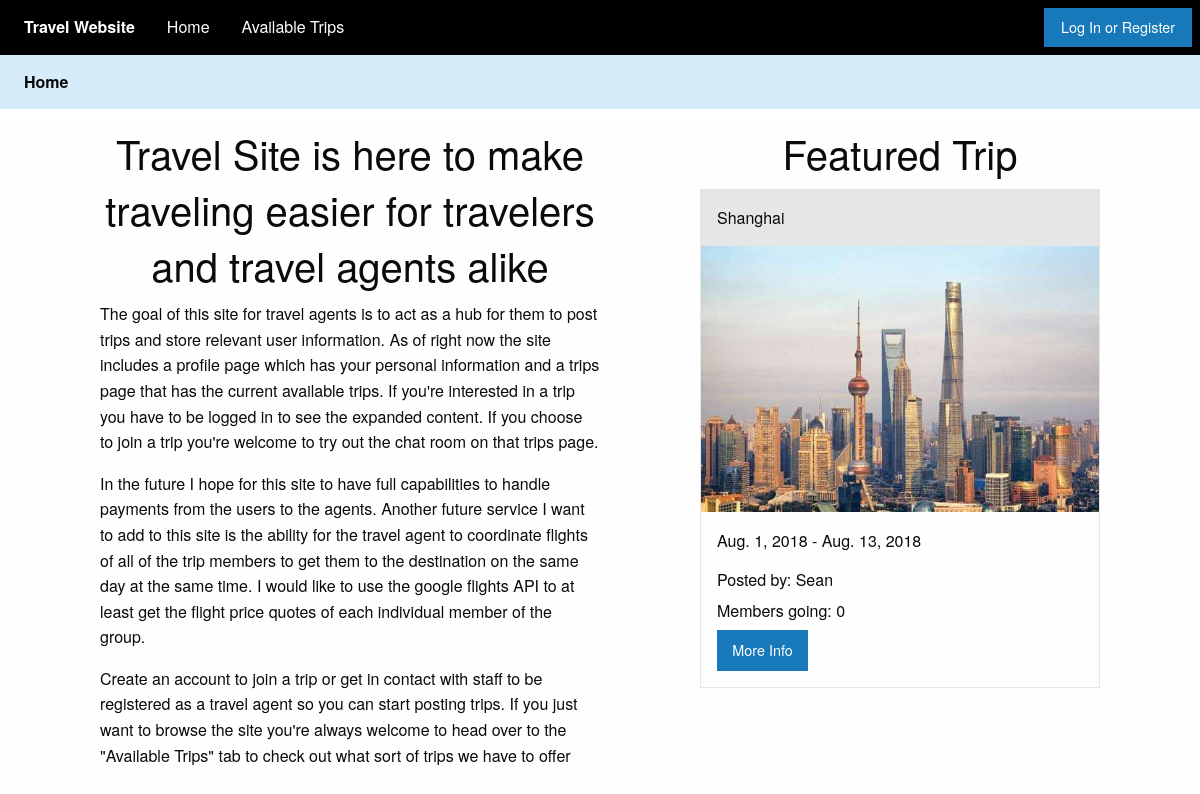
The app's page /, older data.
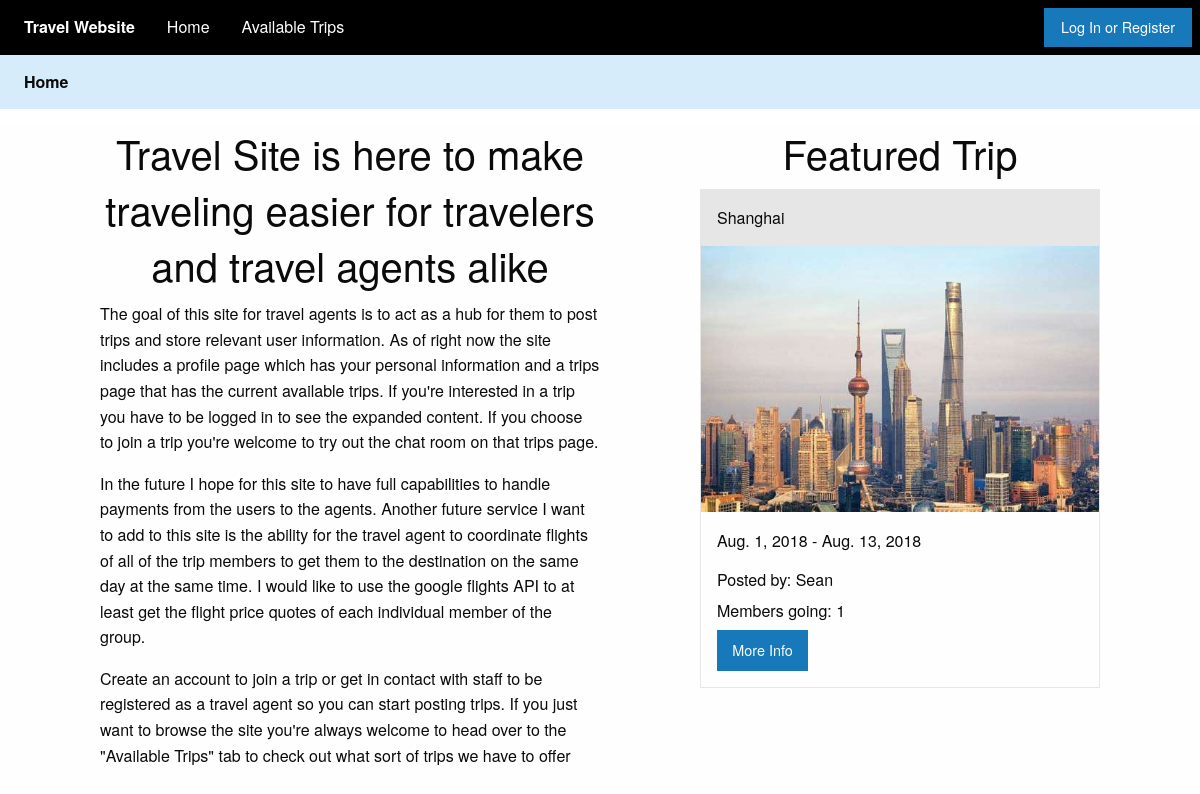
The same page, newer data.
### myapp/models.py (models this page shows, shortened)
class Trip(models.Model):
    name = models.CharField(max_length=40)
    description = models.CharField(max_length=1000)
    start_date = models.DateField()
    end_date = models.DateField()
    created_on = models.DateTimeField(auto_now_add=True, blank=True)
    author = models.ForeignKey(User, on_delete=models.CASCADE)
    image = models.ImageField(max_length = 150, upload_to='uploads/%Y/%M/%D')
    image_description = models.CharField(max_length=40)
    num_people = models.IntegerField(default=0)

### myapp/views.py (the view)
# urls.py: path('', views.index),
def index(request):
    trip_list = Trip.objects.all()
    trip = trip_list[0]
    context = {'trip':trip}
    return render(request, 'index.html', context)

### myapp/templates/index.html
{% extends "base.html" %}
{% block body %}
<div class="top-bar" style="background-color:#d7ecfa">
  <div class="top-bar-left">
    <ul class="dropdown menu" style="background-color:#d7ecfa" data-dropdown-menu>
      <li class="menu-text" style="background-color:#d7ecfa">Home</li>
    </ul>
  </div>
</div>
<div class="top-bar" style="background-color:#FFFFFF"></div>
<div class="grid-container">
  <div class="grid-x grid-padding-x">
    <div class="column large-5 medium-10 small-10 large-offset-1 medium-offset-1 small-offset-1">
        <h2 class="text-center"> Travel Site is here to make traveling easier for travelers and travel agents alike</h1>
        <p> The goal of this site for travel agents is to act as a hub for them to post trips and store
          relevant user information. As of right now the site includes a profile page which has your personal
          information and a trips page that has the current available trips. If you're interested in a trip you have to be
	logged in to see the expanded content. If you choose to join a trip you're welcome to try out the chat room on that
	trips page.</p>
        <p>In the future I hope for this site to have full capabilities to handle payments from the users to the agents.
        Another future service I want to add to this site is the ability for the travel agent to coordinate
      flights of all of the trip members to get them to the destination on the same day at the same time. I would
    like to use the google flights API to at least get the flight price quotes of each individual member of the group.</p>
        <p> Create an account to join a trip or get in contact with staff to be registered as a travel agent so you can start
          posting trips. If you just want to browse the site you're always welcome to head over to the "Available Trips" tab
          to check out what sort of trips we have to offer </p>
  </div>
  <div class="column large-1 medium-12 small-12"></div>
  <div class="column large-4 medium-12 small-12">
      <div class="text-center"><h2>Featured Trip</h2></div>
        <div class="cell">
          <div class="card">
            <div class="card-divider">{{ trip.name }}</div>
            <img src="{{ trip.image.url }}" alt="{{ trip.image_description }}" class="img-responsive img-rounded">
            <div class="card-section">
              <p>{{ trip.start_date }} - {{ trip.end_date }}</p>
              <h6>Posted by: {{ trip.author.first_name }}</h6>
              <h6>Members going: {{ trip.num_people }}</h6>
	      <a id="{{ trip.id }}" {% if user.is_authenticated %}href="/trip_info{{ trip.id }}"{% else %}href="/login"{% endif %} method="GET" class="button">More Info</a>
            </div>
          </div>
        </div>
  </div>
</div>
</div>
{% endblock %}

Row changes from the older to the newer data that the page shows:
changed Trip "Shanghai": num_people "0" → "1"
